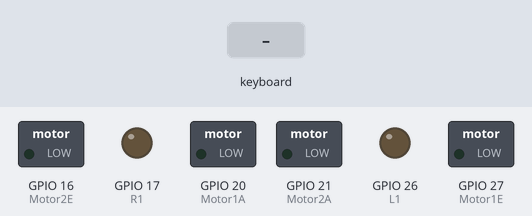
The program below on a simulated Raspberry Pi (BCM pin numbers). On the bench: switched loads named in the program (green lamp = pin HIGH), output pins drawn as LEDs (lit = HIGH). The test bench sets the inputs (shaded band).

Above: at 1.2 s.
1.3 s: key up typed on the keyboard
At 2.5 s:
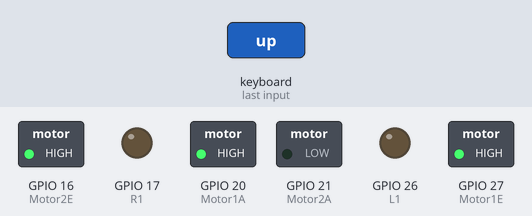
2.8 s: key down typed on the keyboard
At 4.2 s:
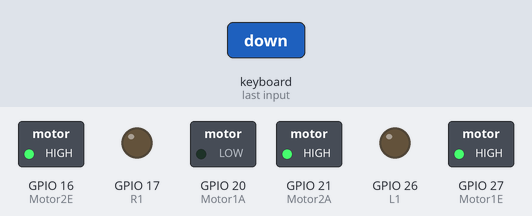
4.8 s: key right typed on the keyboard
At 5.7 s:
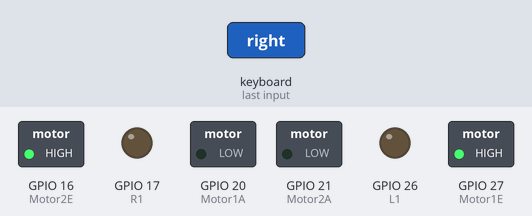
6.8 s: key left typed on the keyboard
At 8.4 s:
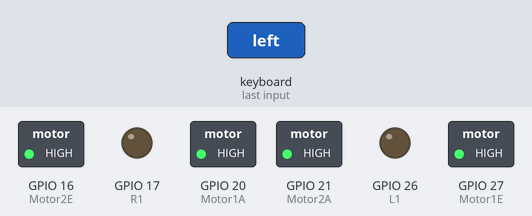
8.8 s: key enter typed on the keyboard
At 10.0 s:
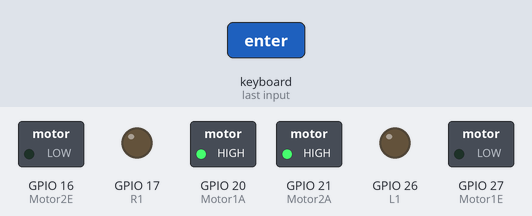
Timing chart, 0 to 11.8 s (numbered marks = the images above; inputs shaded):
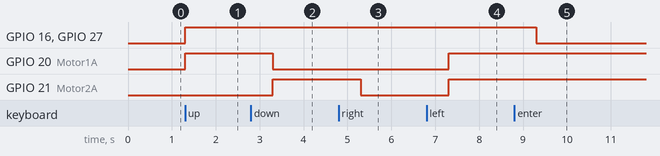

Measured:
- after the input at 1.3 s, GPIO 16 (Motor2E), GPIO 20 (Motor1A), GPIO 27 (Motor1E): LOW → HIGH at once
- after the input at 2.8 s, GPIO 20 (Motor1A): HIGH → LOW after 0.50 s; GPIO 21 (Motor2A): LOW → HIGH after 0.50 s
- after the input at 4.8 s, GPIO 21 (Motor2A): HIGH → LOW after 0.50 s
- after the input at 6.8 s, GPIO 20 (Motor1A), GPIO 21 (Motor2A): LOW → HIGH after 0.50 s
- after the input at 8.8 s, GPIO 16 (Motor2E), GPIO 27 (Motor1E): HIGH → LOW after 0.50 s

The program:

morto.py
```python
# -*- coding:utf-8 -*-
"""
@author:HuHongling

@file: morto.py
@time: 2019/07/12
@contact: huhonglin@hwasmart.com
@site:
@software: PyCharm

"""
# from gpiozero import Robot, DigitalInputDevice
# from time import sleep
import os

"""
 Motor1E = 27
    Motor1A = 20
    R1 = 17
    17/26

    Motor2E = 16
    Motor2A = 21
    L1 = 26
"""
# SAMPLETIME = 1
#
#
# class Encoder(object):
#     def __init__(self, pin):
#         self._value = 0
#         encoder = DigitalInputDevice(pin)
#         encoder.when_activated = self._increment
#         encoder.when_deactivated = self._increment
#
#     def reset(self):
#         self._value = 0
#
#     def _increment(self):
#         self._value += 1
#
#     @property
#     def value(self):
#         return self._value
#
#
# r = Robot((27, 20), (16, 21)
#
# e1 = Encoder(17)
# e2 = Encoder(26)
#
# m1_speed = 1.0
# m2_speed = 1.0
#
# # r.value = (1.0, -1.0)
# r.left(0.0)
#
# while True:
#     print("e1 {} e2 {}".format(e1.value, e2.value)
#     sleep(SAMPLETIME)b
import pigpio
from time import sleep
import curses
pi = pigpio.pi()


class Motor:
    Motor1E = 27
    Motor1A = 20
    R1 = 17
    # 17/26

    Motor2E = 16
    Motor2A = 21
    L1 = 26
    HIGH = 1
    LOW = 0

    def __init__(self):
        os.system("sudo pigpiod")
        pi.set_mode(self.R1, pigpio.OUTPUT)
        pi.set_mode(self.L1, pigpio.OUTPUT)
        pi.set_mode(self.Motor1E, pigpio.OUTPUT)
        pi.set_mode(self.Motor1A, pigpio.OUTPUT)
        pi.set_mode(self.Motor2E, pigpio.OUTPUT)
        pi.set_mode(self.Motor2A, pigpio.OUTPUT)

    def backward(self):
        pi.write(self.Motor1E, self.HIGH)
        pi.write(self.Motor1A, self.LOW)
        pi.write(self.Motor2E, self.HIGH)
        pi.write(self.Motor2A, self.HIGH)

        sleep(2)

    def forward(self):
        pi.write(self.Motor1E, self.HIGH)
        pi.write(self.Motor1A, self.HIGH)
        pi.write(self.Motor2E, self.HIGH)
        pi.write(self.Motor2A, self.LOW)

        sleep(2)

    def left(self):
        pi.write(self.Motor1E, self.HIGH)
        pi.write(self.Motor1A, self.HIGH)
        pi.write(self.Motor2E, self.HIGH)
        pi.write(self.Motor2A, self.HIGH)

        sleep(2)

    def right(self):
        pi.write(self.Motor1E, self.HIGH)
        pi.write(self.Motor1A, self.LOW)
        pi.write(self.Motor2E, self.HIGH)
        pi.write(self.Motor2A, self.LOW)

        sleep(2)

    def stop(self):
        pi.write(self.Motor1E, self.LOW)
        pi.write(self.Motor2E, self.LOW)


    def get_signal(self):
        right_signal = pi.get_PWM_dutycycle(self.R1)
        left_signal = pi.get_PWM_dutycycle(self.L1)

        return right_signal, left_signal


motor = Motor()

screen = curses.initscr()
curses.noecho()
curses.cbreak()
screen.keypad(True)
try:
    while True:
        char = screen.getch()
        if char == ord('q'):
            break
        elif char == curses.KEY_UP:
            motor.forward()
        elif char == curses.KEY_DOWN:
            motor.backward()
        elif char == curses.KEY_RIGHT:
            motor.right()
        elif char == curses.KEY_LEFT:
            motor.left()
        elif char == 10:
            motor.stop()
finally:
    curses.nocbreak();
    screen.keypad(0)
    curses.echo()
    curses.endwin()
```
